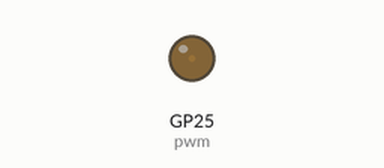
The program below on a simulated Raspberry Pi Pico running MicroPython. Parts: output pins drawn as LEDs (lit = HIGH).

Above: at 0.05 s.
At 3.7 s:
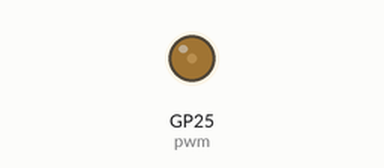
Timing chart, 0 to 7.4 s (numbered marks = the images above):
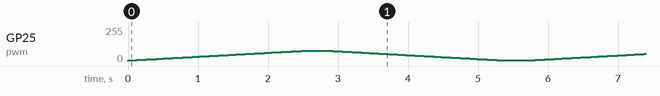

The program:

breathled.py
```python
from machine import Pin,PWM
from time import sleep
pwm=PWM(Pin(25))
pwm.freq(50)
while True:
    for i in range(1000,20000,1):
        pwm.duty_u16(i)
        sleep(0.0001)
    sleep(0.3)
    for i in range(20000,1000,-1):
        pwm.duty_u16(i)
        sleep(0.0001)
    sleep(0.3)
```
